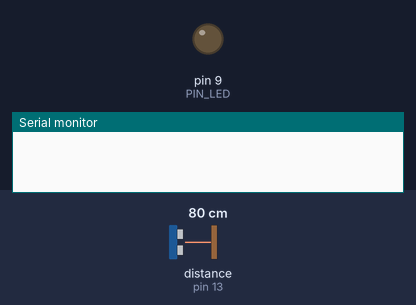
A sketch run on a simulated Arduino Uno, built with avr-gcc and run on an emulated ATmega328P. Parts: output pins drawn as LEDs (lit = HIGH), the last lines printed to the serial monitor. Wiring (inferred from the names in the program): ultrasonic range finder: trigger pin 12; echo pin 13. The test bench sets the inputs (shaded band); at power-on: distance to the obstacle (sensor on pin 13) 80 cm. The echo pulse lasts 58.3 µs per cm; pins used as bus, display or sensor lines are not drawn.

Above: at 0.05 s.
At 1.2 s:
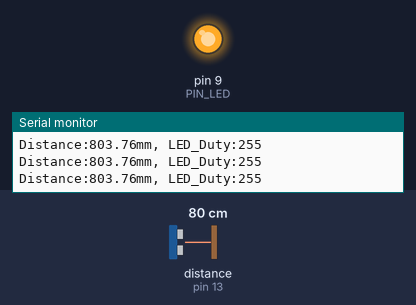
1.3 s: distance to the obstacle (sensor on pin 13) set to 18 cm
At 1.4 s:
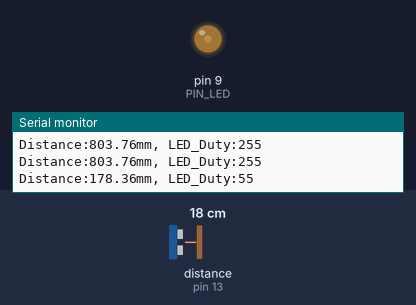
4.3 s: distance to the obstacle (sensor on pin 13) set to 2 cm
Timing chart, 0 to 7.3 s (numbered marks = the images above; inputs shaded):
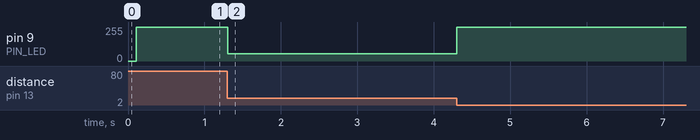

The sketch:

08_example_2__.ino
```cpp
// Arduino pin assignment
#define PIN_LED  9
#define PIN_TRIG 12
#define PIN_ECHO 13

// configurable parameters
#define SND_VEL 346.0
#define INTERVAL 100
#define PULSE_DURATION 10
#define _DIST_MIN 100.0
#define _DIST_MAX 300.0

#define TIMEOUT ((INTERVAL / 2) * 1000.0)
#define SCALE (0.001 * 0.5 * SND_VEL)

unsigned long last_sampling_time;

void setup() {
  pinMode(PIN_LED, OUTPUT);
  pinMode(PIN_TRIG, OUTPUT);
  pinMode(PIN_ECHO, INPUT);
  digitalWrite(PIN_TRIG, LOW);
  Serial.begin(2000000);
}

void loop() {
  float distance;
  int ledDuty;

  if (millis() < (last_sampling_time + INTERVAL)) {
    return;
  }
  last_sampling_time += INTERVAL;

  distance = USS_measure(PIN_TRIG, PIN_ECHO);

  if (distance >= 100.0 && distance <= 200.0) {
    ledDuty = (int) ( ( (200.0 - distance) / 100.0 ) * 255.0 );
  } else if (distance > 200.0 && distance <= 300.0) {
    ledDuty = (int) ( ( (distance - 200.0) / 100.0 ) * 255.0 );
  } else if (distance > 300.0) {
    ledDuty = 255;
  } else {
    ledDuty = 255;
  }

  if (distance >= 149.0 && distance <= 151.0) {
    ledDuty = (int)(0.5 * 255);
  }
  if (distance >= 249.0 && distance <= 251.0) {
    ledDuty = (int)(0.5 * 255);
  }

  ledDuty = constrain(ledDuty, 0, 255);

  analogWrite(PIN_LED, ledDuty);

  Serial.print("Distance:");
  Serial.print(distance);
  Serial.print("mm, LED_Duty:");
  Serial.println(ledDuty);
}

float USS_measure(int TRIG, int ECHO)
{
  digitalWrite(TRIG, HIGH);
  delayMicroseconds(PULSE_DURATION);
  digitalWrite(TRIG, LOW);

  return pulseIn(ECHO, HIGH, TIMEOUT) * SCALE;
}
```

Measured:
- after the input at 1.3 s, pin 9 (PIN_LED): 255/255 → 55/255 at once, then repeats every 0.80 s: 2 × (54/255 0.10 s, 55/255 0.20 s), 54/255 0.10 s, 55/255 0.10 s
